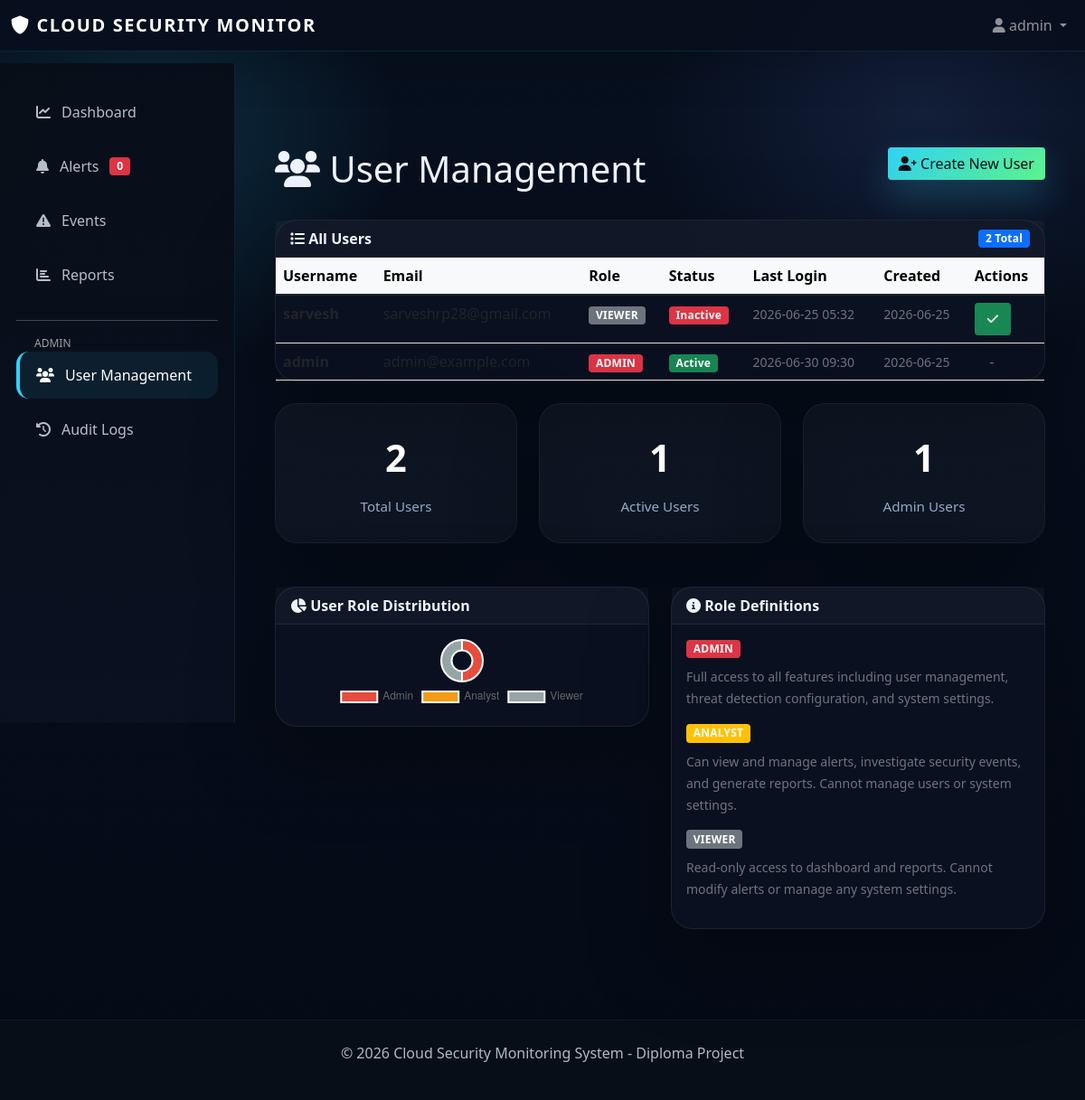
The app's page /admin/users (signed in) with its own data.
### models.py (models this page shows, shortened)
class User(UserMixin, db.Model):
    __tablename__ = 'users'
    id = db.Column(db.Integer, primary_key=True)
    username = db.Column(db.String(120), unique=True, nullable=False, index=True)
    email = db.Column(db.String(120), unique=True, nullable=False)
    password_hash = db.Column(db.String(255), nullable=False)
    role = db.Column(db.Enum(UserRole), default=UserRole.VIEWER, nullable=False)
    is_active = db.Column(db.Boolean, default=True)
    created_at = db.Column(db.DateTime, default=datetime.utcnow)
    last_login = db.Column(db.DateTime)
    failed_login_attempts = db.Column(db.Integer, default=0)
    login_logs = db.relationship('LoginLog', backref='user', lazy=True, cascade='all, delete-orphan')
    activity_logs = db.relationship('ActivityLog', backref='user', lazy=True, cascade='all, delete-orphan')

### app.py (the view)
    @app.route('/admin/users')
    @login_required
    @admin_required
    def manage_users():
        users = User.query.all()
        role_counts = {
            'admin': sum(1 for user in users if user.role == UserRole.ADMIN),
            'analyst': sum(1 for user in users if user.role == UserRole.ANALYST),
            'viewer': sum(1 for user in users if user.role == UserRole.VIEWER)
        }
        users_json = [
            {
                'id': user.id,
                'username': user.username,
                'email': user.email,
                'role': user.role.value,
                'is_active': user.is_active,
                'created_at': user.created_at.isoformat() if user.created_at else None
            }
            for user in users
        ]
        return render_template(
            'admin/users.html',
            users=users,
            users_json=users_json,
            role_counts=role_counts,
            active_count=sum(1 for user in users if user.is_active)
        )

### auth.py (called while the page is built)
def admin_required(f):
    @wraps(f)
    def decorated_function(*args, **kwargs):
        if not current_user.is_authenticated or current_user.role != UserRole.ADMIN:
            flash('Admin access required', 'danger')
            return redirect(url_for('index'))
        return f(*args, **kwargs)
    return decorated_function

### templates/admin/users.html (shortened to what this page needs)
{% extends "base.html" %}
{% block content %}
<div class="container-fluid">
    <div class="row mb-4">
        <div class="col-md-8">
            <h1>
                <i class="fas fa-users"></i> User Management
            </h1>
        </div>
        <div class="col-md-4 text-end">
            <a href="/auth/register" class="btn btn-primary">
                <i class="fas fa-user-plus"></i> Create New User
            </a>
        </div>
    </div>
    <div class="card">
        <div class="card-header">
            <div style="display: flex; justify-content: space-between; align-items: center;">
                <span><i class="fas fa-list"></i> All Users</span>
                <span class="badge bg-primary">{{ users|length }} Total</span>
            </div>
        </div>
        <div class="table-responsive">
            {% if users %}
            <table class="table table-hover mb-0">
                <thead class="table-light">
                    <tr>
                        <th>Username</th>
                        <th>Email</th>
                        <th>Role</th>
                        <th>Status</th>
                        <th>Last Login</th>
                        <th>Created</th>
                        <th>Actions</th>
                    </tr>
                </thead>
                <tbody>
                    {% for user in users %}
                    <tr>
                        <td>
                            <strong>{{ user.username }}</strong>
                        </td>
                        <td>
                            {{ user.email }}
                        </td>
                        <td>
                            {% if user.role.value == 'admin' %}
                                <span class="badge bg-danger">ADMIN</span>
                            {% elif user.role.value == 'analyst' %}
                                <span class="badge bg-warning">ANALYST</span>
                            {% else %}
                                <span class="badge bg-secondary">VIEWER</span>
                            {% endif %}
                        </td>
                        <td>
                            {% if user.is_active %}
                                <span class="badge bg-success">Active</span>
                            {% else %}
                                <span class="badge bg-danger">Inactive</span>
                            {% endif %}
                        </td>
                        <td>
                            {% if user.last_login %}
                                <small class="text-muted">{{ user.last_login.strftime('%Y-%m-%d %H:%M') }}</small>
                            {% else %}
                                <small class="text-muted">Never</small>
                            {% endif %}
                        </td>
                        <td>
                            <small class="text-muted">{{ user.created_at.strftime('%Y-%m-%d') }}</small>
                        </td>
                        <td>
                            {% if current_user.id != user.id %}
                            <button class="btn btn-sm btn-{{ 'warning' if user.is_active else 'success' }} btn-sm-icon"
                                    onclick="toggleUserStatus({{ user.id }})">
                                <i class="fas fa-{{ 'ban' if user.is_active else 'check' }}"></i>
                            </button>
                            {% else %}
                            <span class="text-muted text-center" style="display: inline-block; width: 38px;">-</span>
                            {% endif %}
                        </td>
                    </tr>
                    {% endfor %}
                </tbody>
            </table>
            {% else %}
            <div class="text-center p-5">
                <i class="fas fa-users" style="font-size: 48px; color: #bdc3c7;"></i>
                <p class="mt-3 text-muted">No users found</p>
            </div>
            {% endif %}
        </div>
    </div>
    <div class="row mt-4">
        <div class="col-md-4">
            <div class="card stat-card">
                <div class="stat-number">{{ users|length }}</div>
                <div class="stat-label">Total Users</div>
            </div>
        </div>
        <div class="col-md-4">
            <div class="card stat-card">
                <div class="stat-number">{{ active_count }}</div>
                <div class="stat-label">Active Users</div>
            </div>
        </div>
        <div class="col-md-4">
            <div class="card stat-card">
                <div class="stat-number">{{ role_counts.admin }}</div>
                <div class="stat-label">Admin Users</div>
            </div>
        </div>
    </div>
    <div class="row mt-4">
        <div class="col-lg-6">
            <div class="card">
                <div class="card-header">
                    <i class="fas fa-pie-chart"></i> User Role Distribution
                </div>
                <div class="card-body">
                    <canvas id="roleChart" height="80"></canvas>
                </div>
            </div>
        </div>
        <div class="col-lg-6">
            <div class="card">
                <div class="card-header">
                    <i class="fas fa-info-circle"></i> Role Definitions
                </div>
                <div class="card-body">
                    <div class="mb-3">
                        <h6><span class="badge bg-danger">ADMIN</span></h6>
                        <small class="text-muted">
                            Full access to all features including user management,
                            threat detection configuration, and system settings.
                        </small>
                    </div>
                    <div class="mb-3">
                        <h6><span class="badge bg-warning">ANALYST</span></h6>
                        <small class="text-muted">
                            Can view and manage alerts, investigate security events,
                            and generate reports. Cannot manage users or system settings.
                        </small>
                    </div>
                    <div class="mb-3">
                        <h6><span class="badge bg-secondary">VIEWER</span></h6>
                        <small class="text-muted">
                            Read-only access to dashboard and reports.
                            Cannot modify alerts or manage any system settings.
                        </small>
                    </div>
                </div>
            </div>
        </div>
    </div>
</div>
<script>
    function toggleUserStatus(userId) {
        if (confirm('Toggle user status?')) {
            fetch(`/admin/users/${userId}/toggle-active`, {
                method: 'POST',
                headers: {
                    'Content-Type': 'application/json'
                }
            })
            .then(response => response.json())
            .then(data => {
                if (data.status === 'success') {
                    location.reload();
                } else {
                    alert('Error: ' + data.message);
                }
            })
            .catch(error => {
                alert('Error: ' + error);
            });
        }
    }
    // Role Distribution Chart
    const roleCtx = document.getElementById('roleChart').getContext('2d');
    const users = {{ users_json|tojson }};
    const admins = users.filter(u => u.role === 'admin').length;
    const analysts = users.filter(u => u.role === 'analyst').length;
    const viewers = users.filter(u => u.role === 'viewer').length;
    new Chart(roleCtx, {
        type: 'doughnut',
        data: {
            labels: ['Admin', 'Analyst', 'Viewer'],
            datasets: [{
                data: [admins, analysts, viewers],
                backgroundColor: [
                    '#e74c3c',
                    '#f39c12',
                    '#95a5a6'
                ]
            }]
        },
        options: {
            responsive: true,
            maintainAspectRatio: false,
            plugins: {
                legend: {
                    position: 'bottom'
                }
            }
        }
    });
</script>
{% endblock %}

### templates/base.html (shortened to what this page needs)
<!DOCTYPE html>
<html lang="en">
<head>
    <link href="https://cdn.jsdelivr.net/npm/bootstrap@5.1.3/dist/css/bootstrap.min.css" rel="stylesheet">
    <link rel="stylesheet" href="https://cdnjs.cloudflare.com/ajax/libs/font-awesome/6.0.0/css/all.min.css">
</head>
<body>
    <nav class="navbar navbar-expand-lg navbar-dark">
        <div class="container-fluid">
            <a class="navbar-brand" href="/">
                <i class="fas fa-shield-alt"></i> Cloud Security Monitor
            </a>
            <div class="collapse navbar-collapse" id="navbarNav">
                <ul class="navbar-nav ms-auto">
                    {% if current_user.is_authenticated %}
                    <li class="nav-item dropdown">
                        <a class="nav-link dropdown-toggle" href="#" id="userDropdown" role="button" data-bs-toggle="dropdown">
                            <i class="fas fa-user"></i> {{ current_user.username }}
                        </a>
                    </li>
                    {% else %}
                    <li class="nav-item">
                        <a class="nav-link" href="/auth/login">Login</a>
                    </li>
                    {% endif %}
                </ul>
            </div>
        </div>
    </nav>
    {% if current_user.is_authenticated %}
    <div class="sidebar">
        <div class="nav flex-column">
            <a href="/dashboard" class="nav-link {% if request.endpoint == 'dashboard' %}active{% endif %}">
                <i class="fas fa-chart-line"></i> Dashboard
            </a>
            {% if current_user.role.value in ['analyst', 'admin'] %}
            <a href="/alerts" class="nav-link {% if request.endpoint == 'alerts_list' %}active{% endif %}">
                <i class="fas fa-bell"></i> Alerts
                <span class="badge bg-danger float-end">
                    <span id="alert-count">0</span>
                </span>
            </a>
            <a href="/events" class="nav-link {% if request.endpoint == 'events_list' %}active{% endif %}">
                <i class="fas fa-exclamation-triangle"></i> Events
            </a>
            <a href="/reports" class="nav-link {% if request.endpoint == 'reports' %}active{% endif %}">
                <i class="fas fa-chart-bar"></i> Reports
            </a>
            {% endif %}
            {% if current_user.role.value == 'admin' %}
            <hr style="border-color: rgba(255,255,255,0.1)">
            <span style="padding-left: 20px; font-size: 12px; color: rgba(255,255,255,0.6);">ADMIN</span>
            <a href="/admin/users" class="nav-link {% if request.endpoint == 'manage_users' %}active{% endif %}">
                <i class="fas fa-users"></i> User Management
            </a>
            <a href="/admin/logs" class="nav-link {% if request.endpoint == 'audit_logs' %}active{% endif %}">
                <i class="fas fa-history"></i> Audit Logs
            </a>
            {% endif %}
        </div>
    </div>
    {% endif %}
    <div class="main-content">
        {% block content %}{% endblock %}
    </div>
    <footer class="app-footer">
        <p>&copy; 2026 Cloud Security Monitoring System - Diploma Project</p>
    </footer>
</body>
</html>

### templates/base.html (style rules this page uses)
:root { --bg: #07101f; --surface: rgba(9, 18, 34, 0.94); --surface-soft: rgba(14, 24, 45, 0.92); --surface-muted: rgba(19, 31, 55, 0.82); --text: #eef4ff; --muted: #95a8c6; --accent: #31d2f4; --accent-strong: #6c8cff; --success: #5bf48e; --warning: #e5d96f; --danger: #ff5f86; --border: rgba(255, 255, 255, 0.08); --shadow: 0 32px 90px rgba(0, 0, 0, 0.34); }
* { box-sizing: border-box; }
body { margin: 0; min-height: 100vh; font-family: 'Segoe UI', Tahoma, Geneva, Verdana, sans-serif; color: var(--text); background: radial-gradient(circle at 14% 12%, rgba(49, 210, 244, 0.15), transparent 18%), radial-gradient(circle at 85% 10%, rgba(108, 140, 255, 0.12), transparent 20%), linear-gradient(180deg, #07101f 0%, #050a16 100%); }
a { color: inherit; text-decoration: none; }
.navbar { background: rgba(8, 15, 30, 0.96); border-bottom: 1px solid rgba(49, 210, 244, 0.12); box-shadow: 0 18px 45px rgba(0, 0, 0, 0.18); }
.navbar-brand { font-weight: 700; letter-spacing: 0.08em; text-transform: uppercase; }
.navbar-nav .nav-link { color: rgba(238, 244, 255, 0.82); transition: color 0.24s ease, transform 0.24s ease; }
.sidebar { background: linear-gradient(180deg, rgba(8, 14, 24, 0.96), rgba(10, 18, 33, 0.96)); color: var(--text); min-height: calc(100vh - 70px); padding: 28px 18px; position: fixed; width: 260px; left: 0; top: 70px; border-right: 1px solid rgba(49, 210, 244, 0.1); backdrop-filter: blur(16px); }
.sidebar .nav-link { color: rgba(238, 244, 255, 0.76); padding: 14px 18px; border-left: 4px solid transparent; border-radius: 14px; margin-bottom: 8px; transition: all 0.25s ease; display: flex; align-items: center; gap: 12px; }
.sidebar .nav-link:hover, .sidebar .nav-link.active { background: rgba(49, 210, 244, 0.08); color: #fff; border-left-color: var(--accent); }
.main-content { margin-left: 260px; margin-top: 70px; padding: 36px 32px; }
.card { border: 1px solid var(--border); background: rgba(11, 18, 33, 0.94); box-shadow: var(--shadow); border-radius: 24px; margin-bottom: 24px; }
.card-header { background: rgba(255, 255, 255, 0.03); border-bottom: 1px solid rgba(255, 255, 255, 0.07); font-weight: 700; color: var(--text); }
.card-body { color: var(--muted); }
.btn-primary { background: linear-gradient(135deg, var(--accent), var(--success)); border: none; color: #061017; box-shadow: 0 18px 38px rgba(49, 210, 244, 0.24); }
.badge { font-weight: 700; letter-spacing: 0.02em; }
.stat-card { text-align: center; padding: 28px; background: rgba(255, 255, 255, 0.03); border: 1px solid rgba(255, 255, 255, 0.05); }
.stat-card .stat-number { font-size: 2.6rem; font-weight: 700; color: #fff; }
.stat-card .stat-label { color: var(--muted); font-size: 0.95rem; margin-top: 12px; }
.btn-sm-icon { padding: 0.4rem 0.8rem; font-size: 0.875rem; }
.app-footer { background: rgba(8, 14, 24, 0.94); border-top: 1px solid rgba(49, 210, 244, 0.08); color: rgba(238, 244, 255, 0.74); padding: 24px 32px; text-align: center; margin-top: 40px; }

### records on screen
User: username "admin", email "admin@example.com", role "ADMIN", is_active "Active", last_login "2026-06-30 09:30", created_at "2026-06-25"
User: username "sarvesh", email "sarveshrp28@gmail.com", role "VIEWER", is_active "Inactive", last_login "2026-06-25 05:32", created_at "2026-06-25"

### other values on screen
{{ users|length }} "2"
{{ active_count }} "1"
{{ role_counts.admin }} "1"
